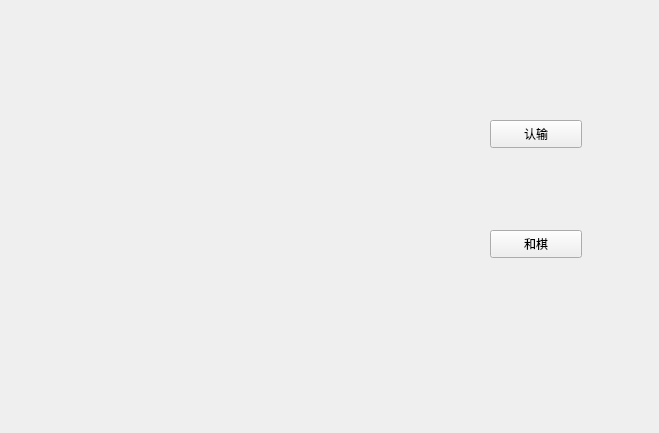
<?xml version="1.0" encoding="UTF-8"?>
<ui version="4.0">
 <class>selfchess</class>
 <widget class="QWidget" name="selfchess">
  <property name="geometry">
   <rect>
    <x>0</x>
    <y>0</y>
    <width>659</width>
    <height>433</height>
   </rect>
  </property>
  <property name="windowTitle">
   <string>Form</string>
  </property>
  <widget class="QPushButton" name="giveupButton">
   <property name="geometry">
    <rect>
     <x>490</x>
     <y>120</y>
     <width>92</width>
     <height>28</height>
    </rect>
   </property>
   <property name="text">
    <string>认输</string>
   </property>
  </widget>
  <widget class="QPushButton" name="pushButton_2">
   <property name="geometry">
    <rect>
     <x>490</x>
     <y>230</y>
     <width>92</width>
     <height>28</height>
    </rect>
   </property>
   <property name="text">
    <string>和棋</string>
   </property>
  </widget>
  <widget class="QLabel" name="judge_chess">
   <property name="geometry">
    <rect>
     <x>500</x>
     <y>50</y>
     <width>69</width>
     <height>19</height>
    </rect>
   </property>
   <property name="text">
    <string/>
   </property>
  </widget>
 </widget>
 <resources/>
 <connections/>
</ui>
